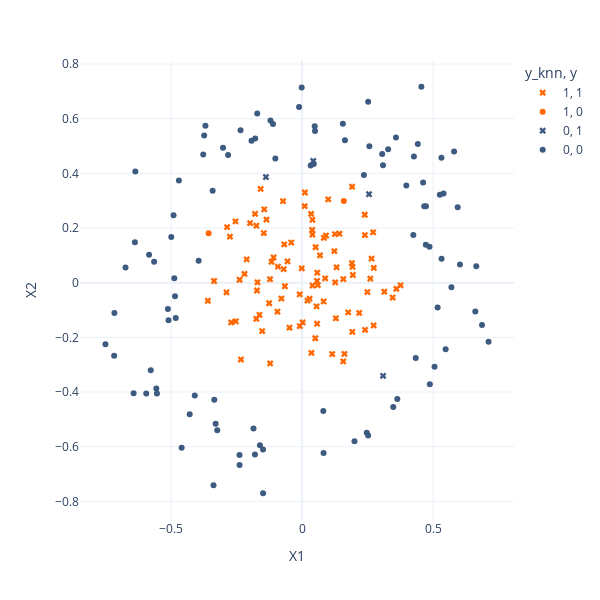

Here is the notebook cell this chart was saved with:
### Code cell
px.scatter(data_frame=test,
           x="X1",
           y="X2",
           color="y_knn",
           symbol="y",
           color_discrete_map={0:"#3d5a80", 1:"#ff6700"},           
           symbol_map={0:"circle", 1:"x"},    
           height=600,
           width=600,
           template="plotly_white")
